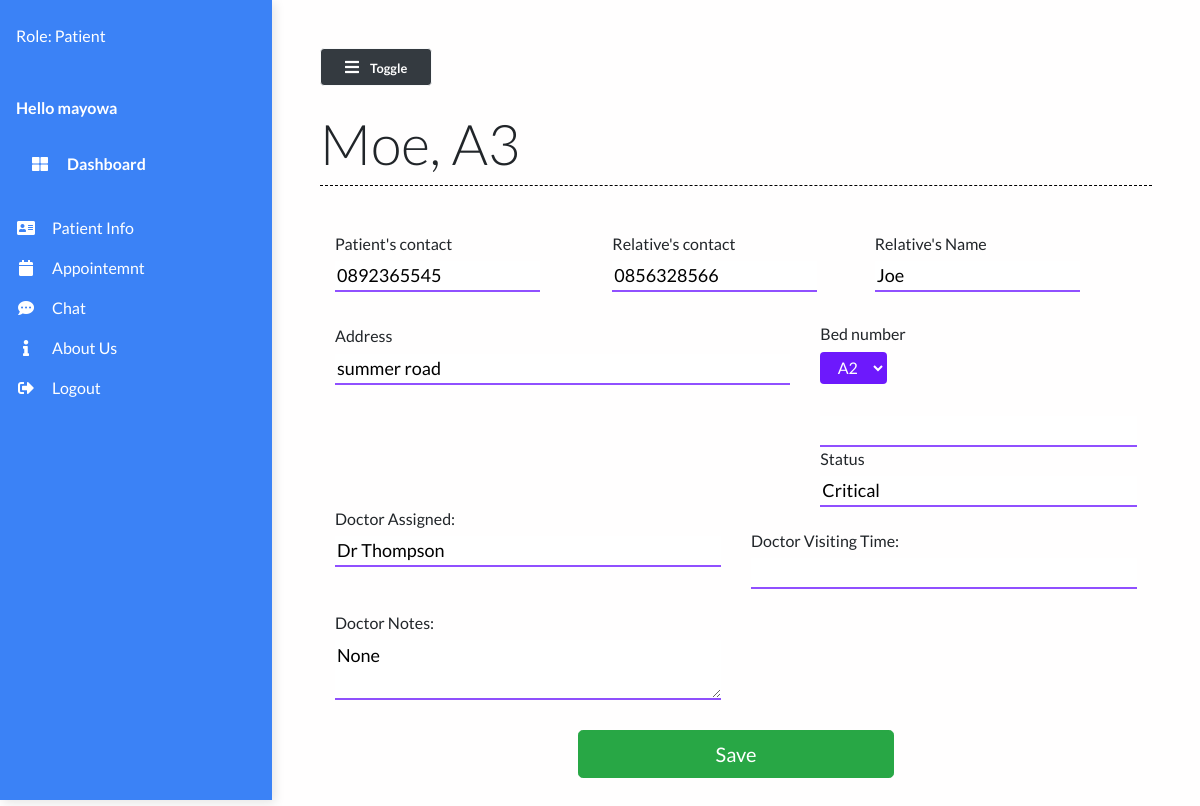
/patient/43 (signed in), run on an earlier commit of the app's database.
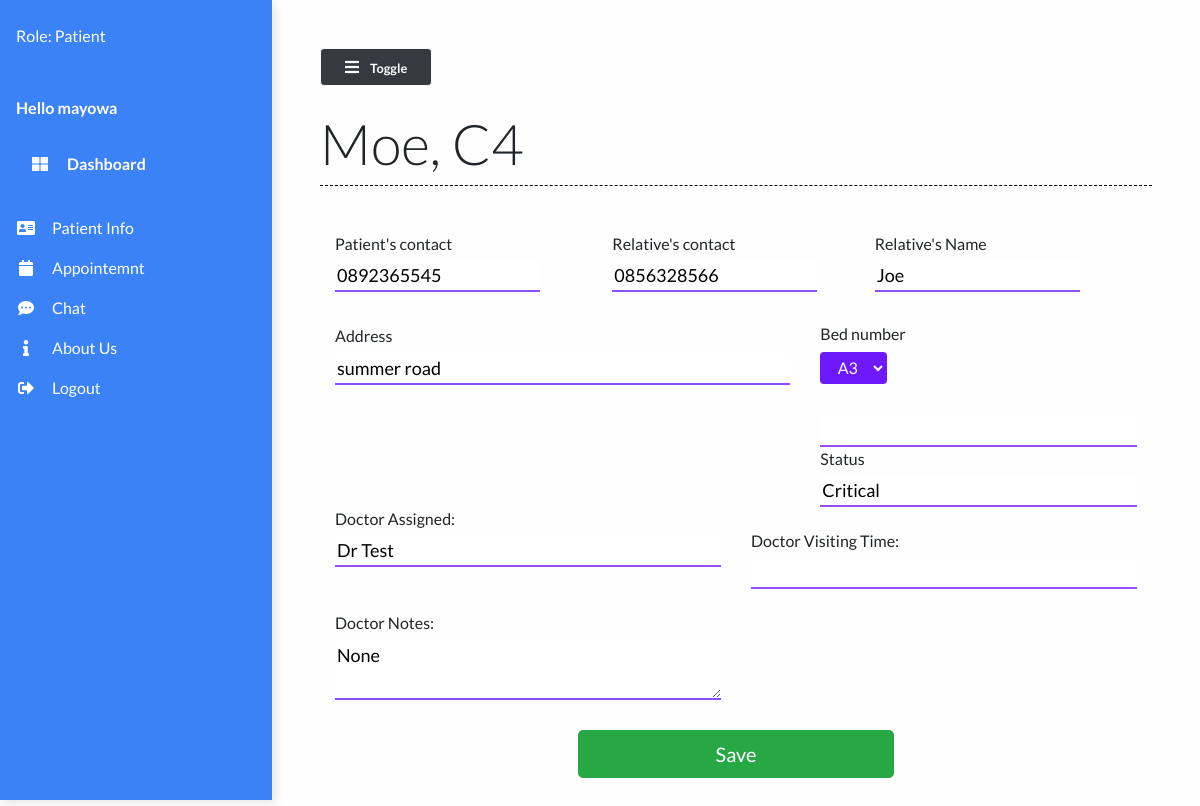
And on a later commit of the database.
### main/models.py (models this page shows, shortened)
class Patient(models.Model):
    user=models.OneToOneField(User,on_delete=models.CASCADE,null=True,default=None)
    name = models.CharField(max_length=50)
    phone_num = models.CharField(max_length=15)
    patient_relative_name = models.CharField(max_length=50, null=True)
    patient_relative_contact = models.CharField(max_length=15, null=True)
    address = models.TextField()
    """ SYMPTOMS = (  # hardcoded to be changed in a drop down list
        ('Fever', 'Fever'),
        ('Dry cough', 'Dry cough'),
        ('Tiredness', 'Tiredness'),
        ('Aches and pains', 'Aches and pains'),
        ('Sore throat', 'Sore throat'),
        ('Diarrhoea', 'Diarrhoea'),
        ('Loss of taste or smell', 'Loss of taste or smell'),
        ('Difficulty in breathing or shortness of breath', 'Difficulty in breathing or shortness of breath'),
        ('Chest pain or pressure', 'Chest pain or pressure'),
        ('Loss of speech or movement', 'Loss of speech or movement'),
    )

    symptoms = MultiSelectField(choices=SYMPTOMS, null=True)"""
    prior_ailments = models.TextField()
    bed_num = models.ForeignKey("Bed", on_delete=models.CASCADE, null=True)
    dob = models.DateField(null=True)
    doctor = models.ForeignKey("Doctor", on_delete=models.CASCADE, null=True)
    doctors_notes = models.TextField(null=True, blank=True)
    status = models.CharField(max_length=50)

class Bed(models.Model):
    bed_number = models.CharField(max_length=50)
    occupied = models.BooleanField()
    def __str__(self):
        return self.bed_number

class Doctor(models.Model):
    name = models.CharField(max_length=100)
    def __str__(self):
        return self.name

### main/views.py (the view, shortened to what this page needs)
# urls.py: path("patient/<str:pk>", views.patient, name="patient"),
@login_required(login_url='login')
def patient(request, pk):
    patient = Patient.objects.get(id=pk)
    beds = Bed.objects.filter(occupied=False)
    context = {
        'beds': beds,
        'patient': patient
    }
    return render(request, 'main/patient.html', context)

### main/templates/main/patient.html (shortened to what this page needs)
{% extends 'main/base.html' %}
{% load static %}
{% block contentTitle %}
{{patient.name}}, {{patient.bed_num}}
{% endblock contentTitle %}
{% block content %}
	<form class="form" action="" method="post" id="registrationForm">
		<div class="container">
			<div class="patient-form">
				<div class="row">
					<div class="col-md-4 form-field mt-4 mb-0">
						<label for="mobile">
							<h6>Patient's contact</h6>
							<input type="text" id="name" class="input-text" type="text" name="mobile"
								pattern="[0-9]{3}[0-9]{3}[0-9]{4}" placeholder="Mobile No"
								value="{{patient.phone_num}}">
						</label>
					</div>
					<div class="offset-md-2 col-md-4 form-field mt-4 mb-0">
						<label for="mobile" class="mb-0">
							<h6>Relative's contact</h6>
							<input type="text" id="mobile2" class="input-text" type="text" name="mobile2"
								pattern="[0-9]{3}[0-9]{3}[0-9]{4}" placeholder="Mobile No"
								value="{{patient.patient_relative_contact}}">
						</label>
					</div>
					<div class="form-field mt-4">
						<label for="relativeName" class="mb-0">
							<h6>Relative's Name</h6>
							<input type="text" class="input-text" name="relativeName" id="realtiveName"
								value="{{patient.patient_relative_name}}" />
						</label>
					</div>
					<div class="col-md-7 form-field mt-0">
						<label for="address" class="mb-0 mt-0">
							<h6>Address</h6>
						</label>
						<input type="address" class="input-text" id="location" placeholder="address" name="location"
							title="enter a location" value="{{patient.address}}" />
					</div>
					<div class="col-md-5">
						<h6>Bed number</h6>
						<select name="bed_num" class="btn btn-bed" id="bed_num">
							{% for bed in beds %}
							<option value={{ bed }}>{{ bed }}</option>
							{% endfor %}
					</div>
					<div class="col-md-6">
						<input type="text" class="input-text" name="symptons" id="symptons"
							value="{{patient.symptoms}}" />
						<label for="status" class="mb-0">
							<h6>Status</h6>
						</label>
						<input type="text" class="input-text" name="status" id="status" value="{{patient.status}}" />
					</div>
					<div class="col-md-6">
						<label for="doctor" class="mb-0">
							<h6>Doctor Assigned: </h6>
						</label>
						<input type="text" class="input-text" name="doctor" id="doctor" value="{{patient.doctor}}" />
					</div>
					<div class="col-md-6">
						<label for="doctor_time" class="mb-0 mt-4">
							<h6>Doctor Visiting Time: </h6>
						</label>
						<input type="text" class="input-text" name="doctor_time" id="doctor_time"
							value="{{patient.doctors_visiting_time}}" />
					</div>
					<div class="col-md-6">
						<label for="doctor_notes" class="mb-0 mt-4">
							<h6>Doctor Notes: </h6>
						</label>
						<textarea class="input-text" name="doctor_notes" id="doctor_notes"
							{{patient.doctors_notes}}>{{patient.doctors_notes}}</textarea>
					</div>
				</div>
			</div>
		</div>
		<div class="form-group">
			<div class="col-md-5 mx-auto">
				<br />
				<button class="btn btn-lg btn-success btn-block mx-auto" type="submit">
					 Save
				</button>
			</div>
		</div>
	</form>
	{% endblock content %}

What changed in the data, as far as the page shows it:
changed Patient "Moe": bed_num "A3" → "C4"; doctor "Dr Thompson" → "Dr Test"
Also different on the page:
form field bed_num: "A2" → "A3"
